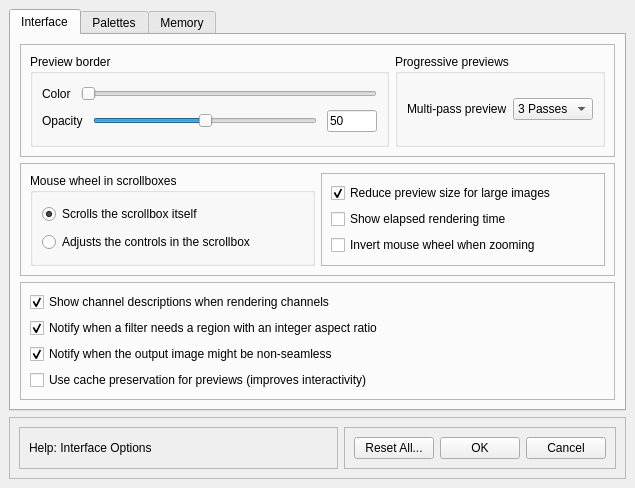
<?xml version="1.0" encoding="UTF-8"?>
<ui version="4.0">
 <class>SettingsWindow</class>
 <widget class="QMainWindow" name="SettingsWindow">
  <property name="geometry">
   <rect>
    <x>0</x>
    <y>0</y>
    <width>635</width>
    <height>488</height>
   </rect>
  </property>
  <property name="windowTitle">
   <string>MainWindow</string>
  </property>
  <widget class="QWidget" name="centralwidget">
   <layout class="QGridLayout" name="gridLayout">
    <item row="1" column="0">
     <widget class="QFrame" name="frame_5">
      <property name="frameShape">
       <enum>QFrame::StyledPanel</enum>
      </property>
      <property name="frameShadow">
       <enum>QFrame::Raised</enum>
      </property>
      <layout class="QHBoxLayout" name="horizontalLayout_7">
       <item>
        <widget class="QFrame" name="frame_7">
         <property name="sizePolicy">
          <sizepolicy hsizetype="Expanding" vsizetype="Preferred">
           <horstretch>0</horstretch>
           <verstretch>0</verstretch>
          </sizepolicy>
         </property>
         <property name="frameShape">
          <enum>QFrame::StyledPanel</enum>
         </property>
         <property name="frameShadow">
          <enum>QFrame::Raised</enum>
         </property>
         <layout class="QVBoxLayout" name="verticalLayout_6">
          <item>
           <widget class="QLabel" name="label_4">
            <property name="text">
             <string>Help: Interface Options</string>
            </property>
           </widget>
          </item>
         </layout>
        </widget>
       </item>
       <item alignment="Qt::AlignRight">
        <widget class="QFrame" name="frame_6">
         <property name="frameShape">
          <enum>QFrame::StyledPanel</enum>
         </property>
         <property name="frameShadow">
          <enum>QFrame::Raised</enum>
         </property>
         <layout class="QHBoxLayout" name="horizontalLayout_8">
          <item>
           <widget class="QPushButton" name="pushButton_2">
            <property name="text">
             <string>Reset All...</string>
            </property>
           </widget>
          </item>
          <item>
           <widget class="QPushButton" name="pushButton">
            <property name="text">
             <string>OK</string>
            </property>
           </widget>
          </item>
          <item>
           <widget class="QPushButton" name="pushButton_3">
            <property name="text">
             <string>Cancel</string>
            </property>
           </widget>
          </item>
         </layout>
        </widget>
       </item>
      </layout>
     </widget>
    </item>
    <item row="0" column="0">
     <widget class="QTabWidget" name="tabWidget">
      <property name="currentIndex">
       <number>0</number>
      </property>
      <widget class="QWidget" name="tab">
       <attribute name="title">
        <string>Interface</string>
       </attribute>
       <layout class="QVBoxLayout" name="verticalLayout_2">
        <item>
         <widget class="QFrame" name="frame_3">
          <property name="frameShape">
           <enum>QFrame::StyledPanel</enum>
          </property>
          <property name="frameShadow">
           <enum>QFrame::Raised</enum>
          </property>
          <layout class="QHBoxLayout" name="horizontalLayout_2">
           <item>
            <widget class="QGroupBox" name="groupBox">
             <property name="title">
              <string>Preview border</string>
             </property>
             <layout class="QVBoxLayout" name="verticalLayout_5">
              <item>
               <layout class="QHBoxLayout" name="horizontalLayout_4">
                <property name="spacing">
                 <number>10</number>
                </property>
                <item>
                 <widget class="QLabel" name="label_2">
                  <property name="text">
                   <string>Color</string>
                  </property>
                 </widget>
                </item>
                <item>
                 <widget class="QSlider" name="horizontalSlider_2">
                  <property name="orientation">
                   <enum>Qt::Horizontal</enum>
                  </property>
                 </widget>
                </item>
               </layout>
              </item>
              <item>
               <layout class="QHBoxLayout" name="horizontalLayout_3">
                <property name="spacing">
                 <number>10</number>
                </property>
                <item>
                 <widget class="QLabel" name="label">
                  <property name="text">
                   <string>Opacity</string>
                  </property>
                 </widget>
                </item>
                <item>
                 <widget class="QSlider" name="horizontalSlider">
                  <property name="maximum">
                   <number>100</number>
                  </property>
                  <property name="value">
                   <number>50</number>
                  </property>
                  <property name="orientation">
                   <enum>Qt::Horizontal</enum>
                  </property>
                 </widget>
                </item>
                <item>
                 <widget class="QLineEdit" name="lineEdit">
                  <property name="sizePolicy">
                   <sizepolicy hsizetype="Maximum" vsizetype="Fixed">
                    <horstretch>0</horstretch>
                    <verstretch>0</verstretch>
                   </sizepolicy>
                  </property>
                  <property name="maximumSize">
                   <size>
                    <width>50</width>
                    <height>16777215</height>
                   </size>
                  </property>
                  <property name="text">
                   <string>50</string>
                  </property>
                 </widget>
                </item>
               </layout>
              </item>
             </layout>
            </widget>
           </item>
           <item>
            <widget class="QGroupBox" name="groupBox_2">
             <property name="title">
              <string>Progressive previews</string>
             </property>
             <layout class="QHBoxLayout" name="horizontalLayout_6">
              <item>
               <layout class="QHBoxLayout" name="horizontalLayout_5">
                <item>
                 <widget class="QLabel" name="label_3">
                  <property name="text">
                   <string>Multi-pass preview</string>
                  </property>
                 </widget>
                </item>
                <item>
                 <widget class="QComboBox" name="comboBox">
                  <item>
                   <property name="text">
                    <string>3 Passes</string>
                   </property>
                  </item>
                  <item>
                   <property name="text">
                    <string>4 Passes</string>
                   </property>
                  </item>
                  <item>
                   <property name="text">
                    <string>5 Passes</string>
                   </property>
                  </item>
                  <item>
                   <property name="text">
                    <string>Legacy</string>
                   </property>
                  </item>
                  <item>
                   <property name="text">
                    <string>Off</string>
                   </property>
                  </item>
                 </widget>
                </item>
               </layout>
              </item>
             </layout>
            </widget>
           </item>
          </layout>
         </widget>
        </item>
        <item>
         <widget class="QFrame" name="frame_2">
          <property name="frameShape">
           <enum>QFrame::StyledPanel</enum>
          </property>
          <property name="frameShadow">
           <enum>QFrame::Raised</enum>
          </property>
          <layout class="QHBoxLayout" name="horizontalLayout">
           <item>
            <widget class="QGroupBox" name="groupBox_3">
             <property name="title">
              <string>Mouse wheel in scrollboxes</string>
             </property>
             <layout class="QVBoxLayout" name="verticalLayout_4">
              <item>
               <widget class="QRadioButton" name="radioButton">
                <property name="text">
                 <string>Scrolls the scrollbox itself</string>
                </property>
                <property name="checked">
                 <bool>true</bool>
                </property>
               </widget>
              </item>
              <item>
               <widget class="QRadioButton" name="radioButton_2">
                <property name="text">
                 <string>Adjusts the controls in the scrollbox</string>
                </property>
               </widget>
              </item>
             </layout>
            </widget>
           </item>
           <item>
            <widget class="QFrame" name="frame_4">
             <property name="frameShape">
              <enum>QFrame::StyledPanel</enum>
             </property>
             <property name="frameShadow">
              <enum>QFrame::Raised</enum>
             </property>
             <layout class="QVBoxLayout" name="verticalLayout">
              <item>
               <widget class="QCheckBox" name="checkBox">
                <property name="text">
                 <string>Reduce preview size for large images</string>
                </property>
                <property name="checked">
                 <bool>true</bool>
                </property>
               </widget>
              </item>
              <item>
               <widget class="QCheckBox" name="checkBox_2">
                <property name="text">
                 <string>Show elapsed rendering time</string>
                </property>
               </widget>
              </item>
              <item>
               <widget class="QCheckBox" name="checkBox_3">
                <property name="text">
                 <string>Invert mouse wheel when zooming</string>
                </property>
               </widget>
              </item>
             </layout>
            </widget>
           </item>
          </layout>
         </widget>
        </item>
        <item>
         <widget class="QFrame" name="frame">
          <property name="frameShape">
           <enum>QFrame::StyledPanel</enum>
          </property>
          <property name="frameShadow">
           <enum>QFrame::Raised</enum>
          </property>
          <layout class="QVBoxLayout" name="verticalLayout_3">
           <item>
            <widget class="QCheckBox" name="checkBox_4">
             <property name="text">
              <string>Show channel descriptions when rendering channels</string>
             </property>
             <property name="checked">
              <bool>true</bool>
             </property>
            </widget>
           </item>
           <item>
            <widget class="QCheckBox" name="checkBox_5">
             <property name="text">
              <string>Notify when a filter needs a region with an integer aspect ratio</string>
             </property>
             <property name="checked">
              <bool>true</bool>
             </property>
            </widget>
           </item>
           <item>
            <widget class="QCheckBox" name="checkBox_6">
             <property name="text">
              <string>Notify when the output image might be non-seamless</string>
             </property>
             <property name="checked">
              <bool>true</bool>
             </property>
            </widget>
           </item>
           <item>
            <widget class="QCheckBox" name="checkBox_7">
             <property name="text">
              <string>Use cache preservation for previews (improves interactivity)</string>
             </property>
            </widget>
           </item>
          </layout>
         </widget>
        </item>
       </layout>
      </widget>
      <widget class="QWidget" name="tab_2">
       <attribute name="title">
        <string>Palettes</string>
       </attribute>
      </widget>
      <widget class="QWidget" name="tab_3">
       <attribute name="title">
        <string>Memory</string>
       </attribute>
      </widget>
     </widget>
    </item>
   </layout>
  </widget>
 </widget>
 <resources/>
 <connections/>
</ui>
